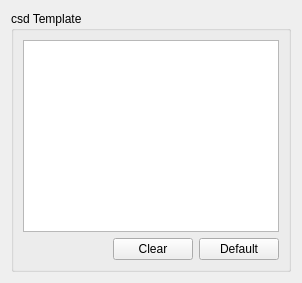
         <widget class="QWidget" name="tab_7">
          <attribute name="title">
           <string>Template</string>
          </attribute>
          <layout class="QGridLayout" name="gridLayout_13">
           <item row="0" column="0">
            <widget class="QGroupBox" name="groupBox_11">
             <property name="title">
              <string>csd Template</string>
             </property>
             <layout class="QGridLayout" name="gridLayout_14">
              <item row="1" column="0">
               <layout class="QHBoxLayout" name="horizontalLayout">
                <item>
                 <spacer name="horizontalSpacer_11">
                  <property name="orientation">
                   <enum>Qt::Orientation::Horizontal</enum>
                  </property>
                  <property name="sizeHint" stdset="0">
                   <size>
                    <width>40</width>
                    <height>20</height>
                   </size>
                  </property>
                 </spacer>
                </item>
                <item>
                 <widget class="QPushButton" name="clearTemplatePushButton">
                  <property name="text">
                   <string>Clear</string>
                  </property>
                 </widget>
                </item>
                <item>
                 <widget class="QPushButton" name="defaultTemplatePushButton">
                  <property name="text">
                   <string>Default</string>
                  </property>
                 </widget>
                </item>
               </layout>
              </item>
              <item row="0" column="0">
               <widget class="QPlainTextEdit" name="templateTextEdit"/>
              </item>
             </layout>
            </widget>
           </item>
          </layout>
         </widget>
